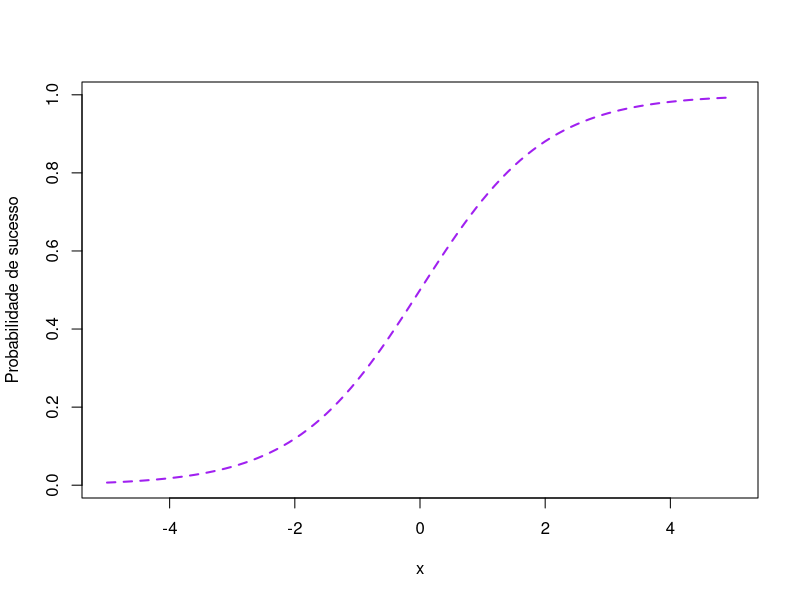
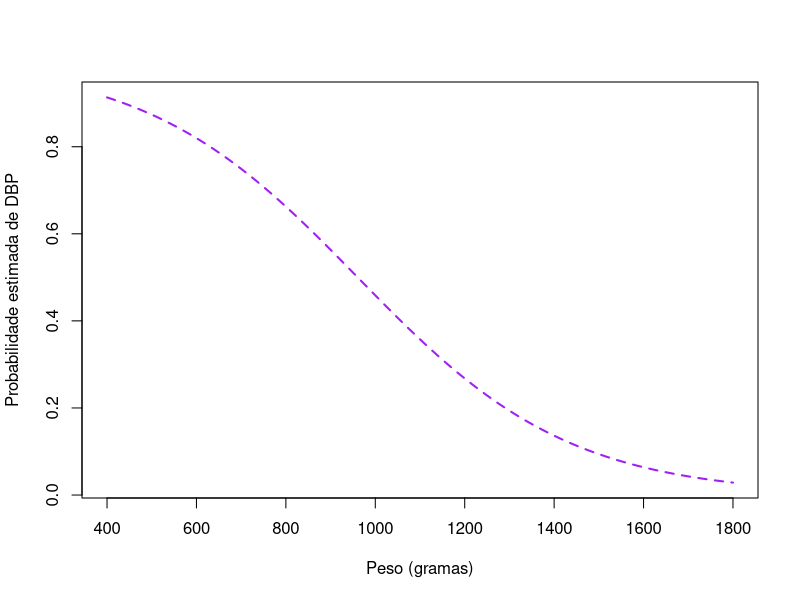

These figures' R source, in order: (Note: this script raises an error after producing the figures.)
## ---- chunk 1
plot(x = seq(-5, 5, by = .1),
     y = plogis(q = seq(-5, 5, by = .1)), type = "l",
     xlab = "x",
     ylab = "Probabilidade de sucesso",
     lwd = 2,
     col = "purple",
     lty = 2)
## ---- chunk 2
reglog <- function (x){
  pi <- exp(4.0343 - x * 0.0042)/(1 + exp(4.0343 - x * 0.0042))
  pi
}
plot(x = seq(400, 1800, by = 1),
     y = reglog(x = seq(400, 1800, by = 1)), type = "l",
     xlab = "Peso (gramas)",
     ylab = "Probabilidade estimada de DBP",
     lwd = 2,
     col = "purple",
     lty = 2)
## ---- chunk 3
knitr::include_graphics(here::here('images', 'tab_11_1.png'))
## ---- chunk 4
knitr::include_graphics(here::here('images', 'tab_11_2.png'))
## ---- chunk 5
knitr::include_graphics(here::here('images', 'blackwell.jpg'))
